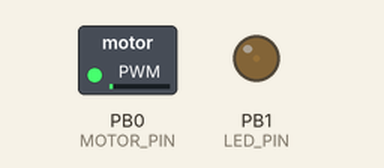
Bench run of a sketch on a simulated ATtiny85, built with avr-gcc and run on an emulated ATtiny85. On the bench: switched loads named in the sketch (green lamp = pin HIGH), output pins drawn as LEDs (lit = HIGH).

Above: at 0.05 s.
At 0.95 s:
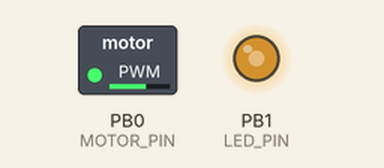
At 1.4 s:
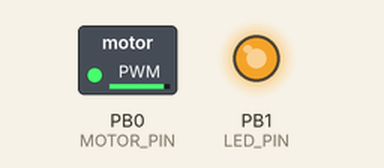
At 2.75 s:
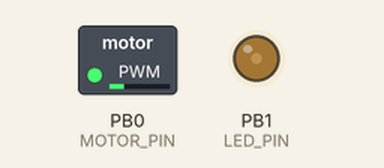
Timing chart, 0 to 7.2 s (numbered marks = the images above):
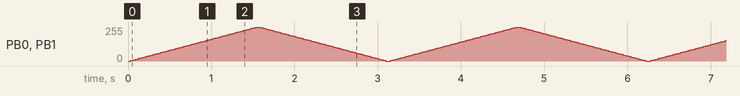

The sketch:

digispark_test_fade.ino
```cpp
int LED_PIN = 1;
int MOTOR_PIN = 0;

void setup(){

  pinMode (LED_PIN, OUTPUT);
  pinMode (MOTOR_PIN, OUTPUT);

  }

void loop() {
  // fade in from min to max in increments of 5 points:
  for (int fadeValue = 0 ; fadeValue <= 255; fadeValue += 5) {
    // sets the value (range from 0 to 255):
    analogWrite(LED_PIN, fadeValue);
    analogWrite(MOTOR_PIN, fadeValue);
    // wait for 30 milliseconds to see the dimming effect
    delay(30);
  }

  // fade out from max to min in increments of 5 points:
  for (int fadeValue = 255 ; fadeValue >= 0; fadeValue -= 5) {
    // sets the value (range from 0 to 255):
    analogWrite(LED_PIN, fadeValue);
    analogWrite(MOTOR_PIN, fadeValue);
    // wait for 30 milliseconds to see the dimming effect
    delay(30);
  }
}
```
